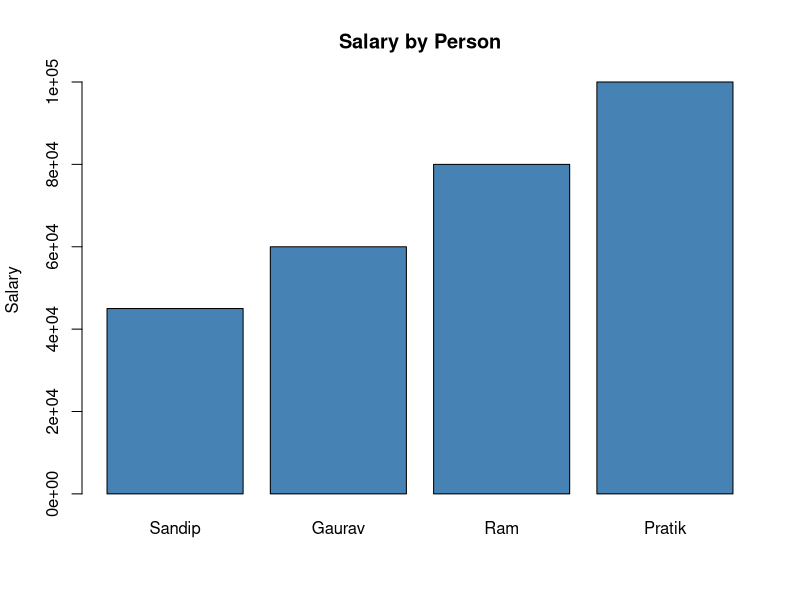
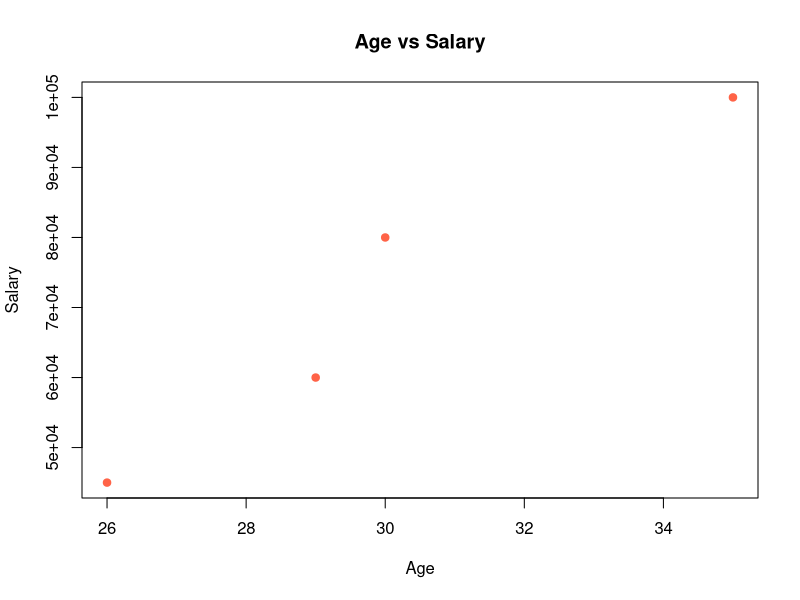
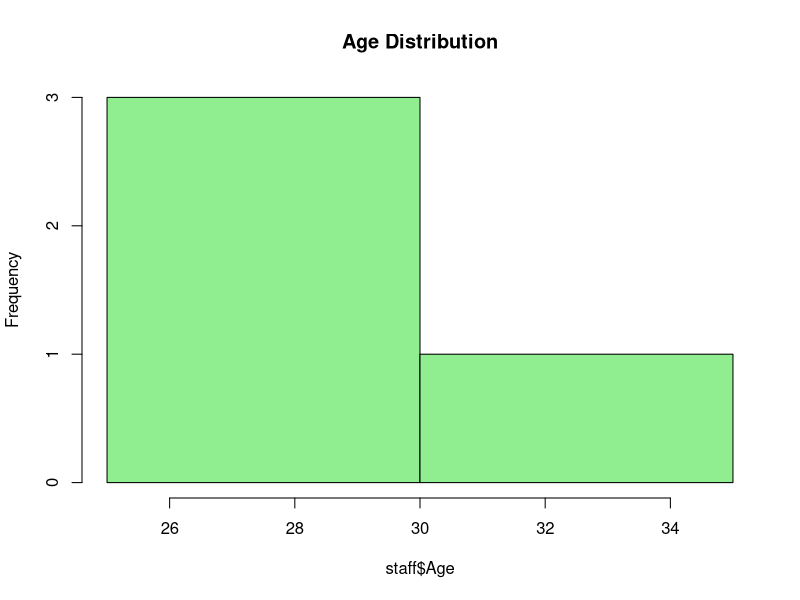
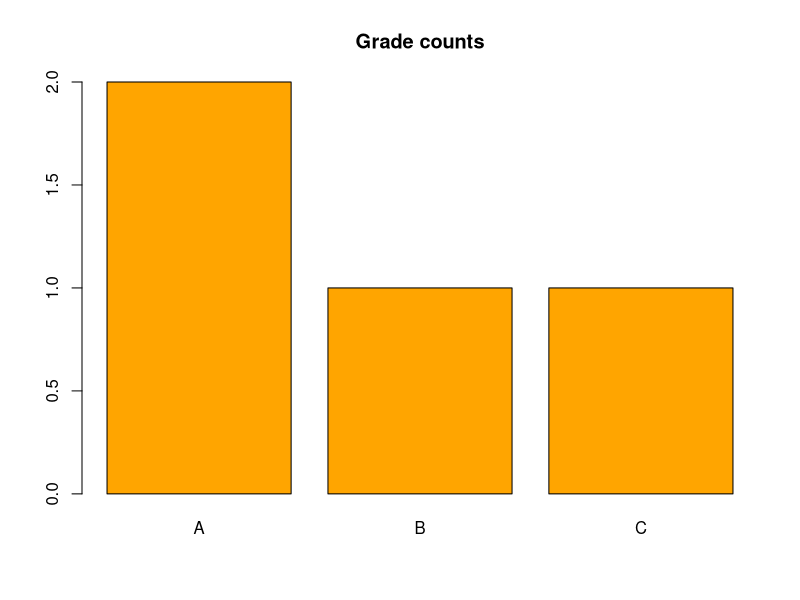

The R source for these figures, in order:
# ====================================================================
#  R DATA STRUCTURES: BEGINNER PRACTICE FILE
# ====================================================================
#  How to use this file
#  1. Open it in RStudio (File > Open File).
#  2. Put your cursor on a line and press Ctrl+Enter (Windows/Linux)
#     or Cmd+Enter (Mac) to run ONE line at a time.
#  3. Read what appears in the Console before moving on.
#  4. Change numbers and names, run again, and see what happens.
#     Breaking things on purpose is the fastest way to learn.
#
#  Anything after a # is a comment: a note for humans. R ignores it.
#
#  Sections
#   0. Setup
#   1. Vectors
#   2. Data frames
#   3. Tibbles
#   4. Matrices
#   5. Arrays
#   6. Lists
#   7. Factors
#   8. Checking your data
#   9. Arithmetic
#  10. Converting between structures
#  11. Your turn (exercise answers)
# ====================================================================


# ---- 0. SETUP -------------------------------------------------------
# Run this once. It downloads the tibble package only if you do not have it.
if (!requireNamespace("tibble", quietly = TRUE)) install.packages("tibble")
library(tibble)    # switch the package on for this session


# ---- 1. VECTORS: one row of values, all the same type ---------------
ages <- c(25, 29, 30, 35)       # c() means "combine"
print(ages)                     # [1] 25 29 30 35
ages[2]                         # second item -> 29 (R counts from 1)
ages[2:3]                       # items 2 to 3 -> 29 30
ages[-1]                        # everything EXCEPT the first
length(ages)                    # how many items -> 4
1:5                             # counting shortcut -> 1 2 3 4 5
c(1, "two", TRUE)               # mixed types all become text


# ---- 2. DATA FRAMES: a table, one column per variable ---------------
staff <- data.frame(
  Name   = c("Sandip", "Gaurav", "Ram", "Pratik"),
  Age    = c(25, 29, 30, 35),
  Salary = c(45000, 60000, 80000, 100000)
)
print(staff)

# Getting things out: staff[rows, columns]
staff$Name                      # one column, using $
staff[2, ]                      # row 2, all columns
staff[2, 3]                     # row 2, column 3 -> 60000
staff[staff$Age > 28, ]         # filter: only people older than 28

# Changing things
staff$Bonus <- staff$Salary * 0.10     # add a new column
staff$Age[1] <- 26                     # change one value
staff$Bonus <- NULL                    # delete a column
nrow(staff)                            # number of rows
ncol(staff)                            # number of columns

# Drawing things (charts appear in the Plots panel)
barplot(staff$Salary, names.arg = staff$Name,
        main = "Salary by Person", ylab = "Salary", col = "steelblue")
plot(staff$Age, staff$Salary, pch = 19, col = "tomato",
     xlab = "Age", ylab = "Salary", main = "Age vs Salary")
hist(staff$Age, main = "Age Distribution", col = "lightgreen")


# ---- 3. TIBBLES: a friendlier data frame ----------------------------
# a) from vectors
my_tib <- tibble(
  Id   = 1:3,
  Name = c("Sandip", "Gaurav", "Ram"),
  Age  = c(25, 29, 30)
)
print(my_tib)                   # notice <int>, <chr>, <dbl> under the names

# b) tribble: type the table the way it looks (names start with ~)
small_tib <- tribble(
  ~first_name, ~age, ~city,
  "Saurabh",   24,   "Pathardi",
  "Prasad",    22,   "Beed",
  "Manohar",   27,   "Ahmednagar"
)
print(small_tib)

# c) convert an existing data frame
tib_from_df <- as_tibble(staff)
print(tib_from_df)

# d) convert a matrix (columns are named V1, V2... and R may show a
#    harmless warning about names)
as_tibble(matrix(1:6, nrow = 3))


# ---- 4. MATRICES: a grid, all the same type -------------------------
A <- matrix(1:9, nrow = 3, byrow = TRUE)
print(A)

matrix(1:6, nrow = 2)                   # fills column by column (default)
matrix(1:6, nrow = 2, byrow = TRUE)     # fills row by row

# Checking
dim(A)                          # 3 3
nrow(A)                         # 3
ncol(A)                         # 3
length(A)                       # 9

# Accessing
A[1, 2]                         # row 1, column 2 -> 2
A[2, ]                          # whole row 2 -> 4 5 6
A[ , 2]                         # whole column 2 -> 2 5 8
A[1:2, 2:3]                     # a sub-grid

# Changing, adding, deleting
A[3, 3] <- 30                   # change one cell
rbind(A, c(10, 11, 12))         # add a ROW (a bigger copy is shown)
cbind(A, c(1, 1, 1))            # add a COLUMN
A[-2, ]                         # show A without row 2
A[ , -2]                        # show A without column 2

# Names for rows and columns
matrix(1:4, nrow = 2,
       dimnames = list(c("r1", "r2"), c("c1", "c2")))

# Special matrices
matrix(5, 3, 3)                 # every cell is 5
diag(3)                         # identity matrix (1s on the diagonal)
diag(c(5, 3, 3))                # diagonal matrix with 5, 3, 3

# A mistake on purpose (remove the # to see the error, then fix it):
# cbind(A, matrix(1:3, nrow = 1))   # Error: number of rows must match


# ---- 5. ARRAYS: stacks of matrices ----------------------------------
arr <- array(1:12, dim = c(2, 3, 2))    # 2 rows x 3 columns x 2 layers
print(arr)
dim(arr)                        # 2 3 2
arr[1, 2, 2]                    # row 1, column 2, layer 2 -> 9
arr[2, 3, 1]                    # row 2, column 3, layer 1 -> 6
arr[ , , 1]                     # the whole first layer
sum(arr)                        # 78
arr * 10                        # multiply every value

array(1:12, dim = c(2, 3, 2),
      dimnames = list(c("r1", "r2"),
                      c("c1", "c2", "c3"),
                      c("Layer1", "Layer2")))

# Editing a vector step by step
x <- c(1, 2, 3, 4, 5)
x <- c(x, 6);                 print(x)    # add to the end
x <- append(x, 99, after = 2); print(x)   # insert after position 2
x <- x[x != 3];               print(x)    # remove every 3
x <- x[!x %in% c(4, 6)];      print(x)    # remove several values
x[1] <- 0;                    print(x)    # update one value
x[2:3] <- -1;                 print(x)    # update several values

y <- c(1, 2, 3)
y[6] <- 9                       # writing past the end fills gaps with NA
print(y)


# ---- 6. LISTS: a bag that holds anything ----------------------------
empList <- list(
  ID    = c(1, 2, 3, 4),
  Names = c("Debi", "Sandeep", "Subham", "Shiba"),
  Total = 4
)
print(empList)

names(empList)                  # "ID" "Names" "Total"
length(empList)                 # 3
empList$Names                   # by name
empList[[2]]                    # by position (double brackets: the item itself)
empList[2]                      # single brackets: a small LIST (the pocket)
empList[[2]][2]                 # "Sandeep"

empList$Total <- 5              # change an item
empList$Age <- c(34, 23, 18, 45)    # add a new item
empList$Age <- NULL                 # delete an item
empList[-3]                     # view without item 3 (original unchanged)
str(empList)                    # structure at a glance

merged <- c(list(1, 2, 3), list("Sun", "Mon", "Tue"))
length(merged)                  # 6
unlist(list(1:5))               # list -> vector
sapply(list(math = c(70, 80, 90), art = c(60, 75)), mean)


# ---- 7. FACTORS: categories with levels -----------------------------
gender <- factor(c("female", "male", "male", "female"))
print(gender)
levels(gender)                  # "female" "male"
is.factor(gender)               # TRUE
class(gender)                   # "factor"
as.integer(gender)              # 1 2 2 1 (stored as numbers inside)
table(gender)                   # counts per level
gender[3]                       # one item (levels are shown too)
gender[-3]                      # everything except item 3

gender[3] <- "other"            # WARNING: "other" is not a level, so NA
print(gender)
levels(gender) <- c(levels(gender), "other")   # add the level first...
gender[3] <- "other"                           # ...then it works
print(gender)

size <- factor(c("small", "large", "medium"),
               levels = c("small", "medium", "large"),
               ordered = TRUE)
print(size)                     # Levels: small < medium < large
size[1] < size[2]               # TRUE

employee <- data.frame(
  age    = c(40, 49, 48),
  gender = factor(c("male", "male", "female"))
)
is.factor(employee$gender)      # TRUE
summary(employee)               # counts each level


# ---- 8. CHECKING YOUR DATA ------------------------------------------
scores <- data.frame(
  Name   = c("Ann", "Ben", "Cy", "Di"),
  Age    = c(25, 29, NA, 35),            # one value is missing on purpose
  Salary = c(45000, 60000, 80000, 100000)
)

class(scores)                   # "data.frame"
typeof(1:3)                     # "integer"
typeof(c(1.5, 2))               # "double"
dim(scores)                     # 4 3
str(scores)                     # type and first values of each column
head(scores, 2)                 # first 2 rows
summary(scores)                 # quick statistics (notice NA's for Age)
names(scores)                   # column names
is.numeric(scores$Age)          # TRUE
is.na(scores$Age)               # FALSE FALSE TRUE FALSE
sum(is.na(scores$Age))          # 1 missing value
colSums(is.na(scores))          # missing values per column
mean(scores$Age)                # NA (one missing value spoils it)
mean(scores$Age, na.rm = TRUE)  # 29.66667 (ignore the NA)
scores[complete.cases(scores), ]    # keep only fully filled rows
duplicated(c(1, 2, 2, 3))       # FALSE FALSE TRUE FALSE
unique(c(1, 2, 2, 3))           # 1 2 3

# ---- 9. ARITHMETIC --------------------------------------------------
7 / 2                           # 3.5
2 ^ 3                           # 8
7 %% 2                          # 1 (remainder)
7 %/% 2                         # 3 (whole-number division)

a <- c(1, 2, 3)
b <- c(10, 20, 30)
a + b                           # 11 22 33
a * b                           # 10 40 90 (item by item)
a * 2                           # 2 4 6
a ^ 2                           # 1 4 9
sum(a); mean(a); max(a); cumsum(a)
c(1, 2, 3, 4) + c(10, 20)       # recycling: 11 22 13 24

# Data frame columns
scores$Salary / 1000            # 45 60 80 100
scores$Salary * 0.7             # 31500 42000 56000 70000
sum(scores$Salary)              # 285000
mean(scores$Salary)             # 71250
colMeans(scores[ , c("Age", "Salary")], na.rm = TRUE)

# Matrices: two kinds of multiplication
A2 <- matrix(1:4, nrow = 2)
B2 <- matrix(5:8, nrow = 2)
A2 + B2                         # cell by cell
A2 * B2                         # cell by cell
A2 %*% B2                       # true matrix multiplication
t(A2)                           # transpose
rowSums(A2); colSums(A2)

# Factors are categories, not numbers
# factor(c("a", "b")) + 1       # gives NA and a warning (try it!)


# ---- 10. CONVERTING BETWEEN STRUCTURES ------------------------------
unlist(list(1:5))                                   # list -> vector
matrix(unlist(list(1, 2, 3, 4, 5, 6)),
       nrow = 2, byrow = TRUE)                      # list -> matrix
as.data.frame(matrix(1:6, nrow = 2))                # matrix -> data frame
as_tibble(scores)                                   # data frame -> tibble


# ---- 11. YOUR TURN (exercise answers) -------------------------------
# Try the exercises in the notes FIRST, then peek here.

# Q1 temps
temps <- c(24, 27, 22, 30, 26)
max(temps); min(temps); mean(temps)

# Q2 matrix by row, then column 2
m <- matrix(1:12, nrow = 3, byrow = TRUE)
dim(m)
m[ , 2]

# Q3 factor of sizes
sz <- factor(c("small", "large", "medium", "small"),
             levels = c("small", "medium", "large"))
table(sz)

# Q4 list with a vector inside
me <- list(name = "Amina", age = 28,
           foods = c("rice", "beans", "mango"))
me$foods[2]

# Q5 array
arr5 <- array(1:12, dim = c(2, 3, 2))
arr5[2, 3, 1]                   # 6

# Q6 shop sales matrix
sales <- matrix(c(12, 15, 11, 14, 18,
                  9, 10, 13, 8, 12,
                  20, 22, 19, 25, 21),
                nrow = 3, byrow = TRUE,
                dimnames = list(c("Branch1", "Branch2", "Branch3"),
                                c("Mon", "Tue", "Wed", "Thu", "Fri")))
rowSums(sales)                  # total per branch
colSums(sales)                  # total per day
which.max(colSums(sales))       # best day overall

# Q7 class results
results <- data.frame(
  Student = c("Asha", "Brian", "Chen", "Dina"),
  Maths   = c(80, 65, 90, 55),
  English = c(70, 60, 85, 75),
  Grade   = factor(c("A", "B", "A", "C"))
)
results$Average <- (results$Maths + results$English) / 2
results[results$Average > 70, ]
barplot(table(results$Grade), main = "Grade counts", col = "orange")

# Q8 missing ages
clinic <- c(30, NA, 45, NA, 52)
sum(is.na(clinic))                          # 2
mean(clinic, na.rm = TRUE)                  # 42.33333
clinic[is.na(clinic)] <- mean(clinic, na.rm = TRUE)
clinic

# Q9 rainfall array: 12 months x 3 towns x 2 years
rain <- array(round(runif(72, 0, 200)), dim = c(12, 3, 2))
rain[ , 2, 2]                   # Town 2, Year 2, all months

# Q10 survey bundled in a list
survey <- list(
  answers     = data.frame(id = 1:3, score = c(4, 5, 3)),
  respondents = 3,
  summary     = "Most people were satisfied."
)
survey$respondents

# Q11 the fix for the cbind error
A3 <- matrix(1:6, nrow = 3)
B3 <- matrix(1:3, nrow = 3)     # now B3 also has 3 rows
cbind(A3, B3)

# Q12 conversions
as_tibble(data.frame(x = 1:3, y = c("a", "b", "c")))
matrix(unlist(list(1, 2, 3, 4, 5, 6)), nrow = 2, byrow = TRUE)
